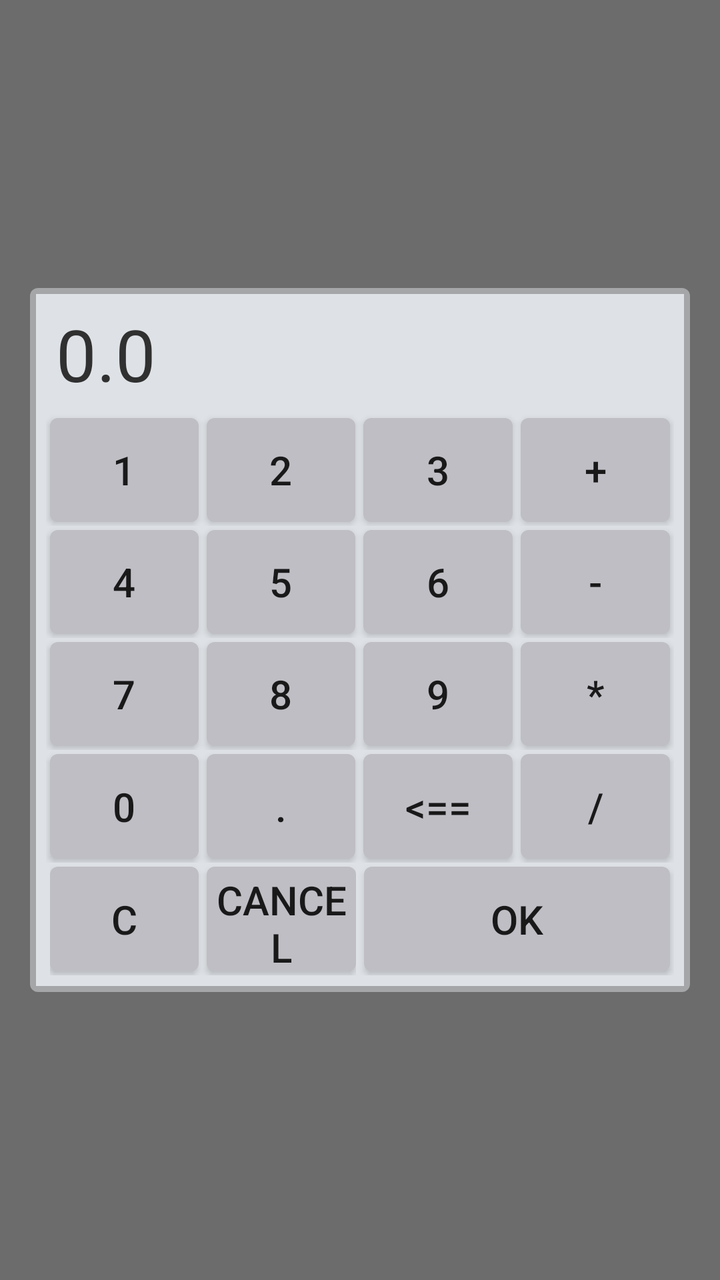
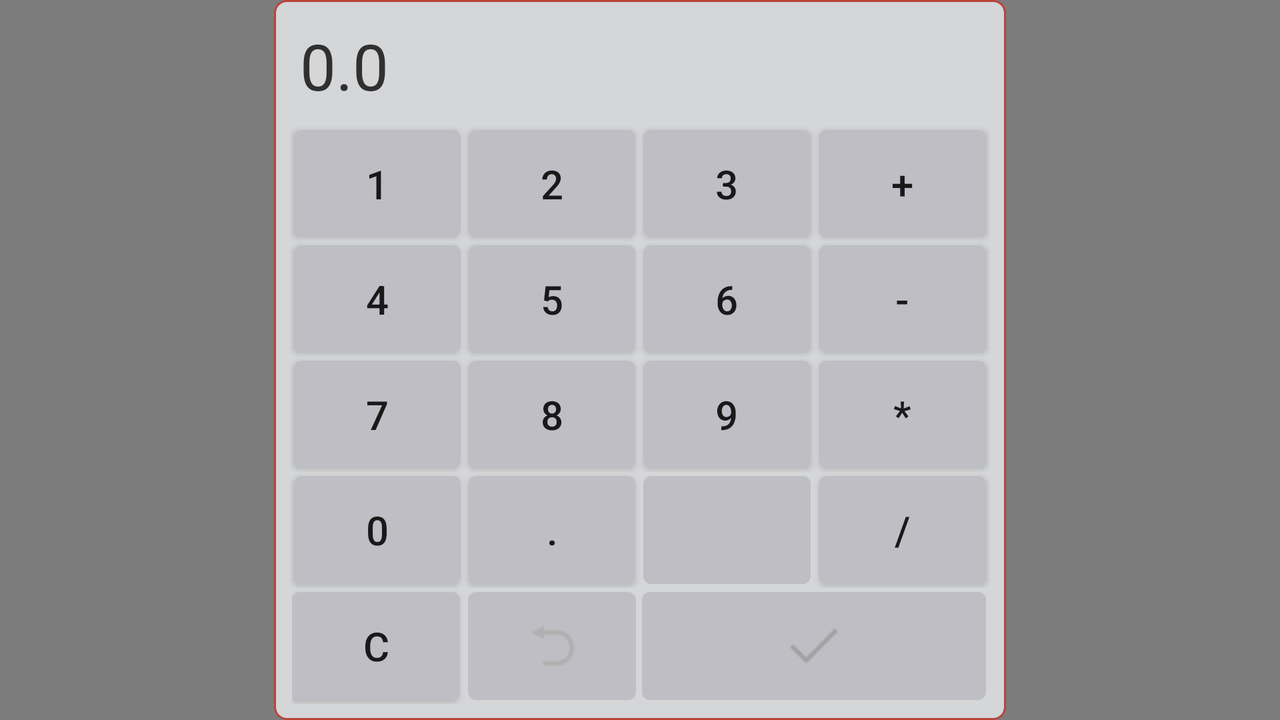

An Android layout and its configuration variant, each rendered on a device that would load it. The default file and the variant file are quoted in full after the pictures.
<!-- AndroidManifest.xml: application theme AppTheme -->
<!-- res/layout/dollar_amount_picker.xml -->
<?xml version="1.0" encoding="utf-8"?>
<LinearLayout xmlns:android="http://schemas.android.com/apk/res/android"
    android:layout_width="match_parent"
    android:layout_height="match_parent"
    android:background="@color/dialog_bg_color"
    android:gravity="center"
    android:orientation="vertical"
    android:weightSum="100">

    <LinearLayout
        android:layout_width="match_parent"
        android:layout_height="0dp"
        android:layout_marginLeft="15dp"
        android:layout_marginRight="15dp"
        android:layout_weight="55"
        android:background="@drawable/dialog_row_bgd"
        android:gravity="center_horizontal"
        android:orientation="vertical"
        android:padding="3dp">

        <LinearLayout
            android:layout_width="match_parent"
            android:layout_height="match_parent"
            android:background="@color/base_fgd_color"
            android:gravity="center_vertical"
            android:orientation="vertical"
            android:padding="5dp">

            <LinearLayout
                android:layout_width="match_parent"
                android:layout_height="wrap_content"
                android:gravity="center|left"
                android:orientation="horizontal"
                android:paddingBottom="5dp"
                android:paddingLeft="5dp">

                <TextView
                    android:id="@+id/value"
                    android:layout_width="match_parent"
                    android:layout_height="50dp"
                    android:gravity="center_vertical"
                    android:text="0.0"
                    android:textColor="@color/base_text_color"
                    android:textSize="36dp" />
            </LinearLayout>

            <LinearLayout
                android:layout_width="match_parent"
                android:layout_height="0dp"
                android:layout_weight="1.8"
                android:orientation="vertical">

                <LinearLayout
                    android:layout_width="fill_parent"
                    android:layout_height="0dp"
                    android:layout_weight="1.5"
                    android:orientation="horizontal">

                    <Button
                        android:id="@+id/b1"
                        style="@style/setTimeButtons"
                        android:text="1" />

                    <Button
                        android:id="@+id/b2"
                        style="@style/setTimeButtons"
                        android:text="2" />

                    <Button
                        android:id="@+id/b3"
                        style="@style/setTimeButtons"
                        android:text="3" />

                    <Button
                        android:id="@+id/plus"
                        style="@style/setTimeButtons"
                        android:text="+" />
                </LinearLayout>

                <LinearLayout
                    android:layout_width="fill_parent"
                    android:layout_height="0dp"
                    android:layout_weight="1.5"
                    android:orientation="horizontal">

                    <Button
                        android:id="@+id/b4"
                        style="@style/setTimeButtons"
                        android:text="4" />

                    <Button
                        android:id="@+id/b5"
                        style="@style/setTimeButtons"
                        android:text="5" />

                    <Button
                        android:id="@+id/b6"
                        style="@style/setTimeButtons"
                        android:text="6" />

                    <Button
                        android:id="@+id/minus"
                        style="@style/setTimeButtons"
                        android:text="-" />
                </LinearLayout>

                <LinearLayout
                    android:layout_width="fill_parent"
                    android:layout_height="0dp"
                    android:layout_weight="1.5"
                    android:orientation="horizontal">

                    <Button
                        android:id="@+id/b7"
                        style="@style/setTimeButtons"
                        android:text="7" />

                    <Button
                        android:id="@+id/b8"
                        style="@style/setTimeButtons"
                        android:text="8" />

                    <Button
                        android:id="@+id/b9"
                        style="@style/setTimeButtons"
                        android:text="9" />

                    <Button
                        android:id="@+id/multiply"
                        style="@style/setTimeButtons"
                        android:text="*" />
                </LinearLayout>

                <LinearLayout
                    android:layout_width="fill_parent"
                    android:layout_height="0dp"
                    android:layout_weight="1.5"
                    android:orientation="horizontal">

                    <Button
                        android:id="@+id/b0"
                        style="@style/setTimeButtons"
                        android:text="0" />

                    <Button
                        android:id="@+id/dot"
                        style="@style/setTimeButtons"
                        android:text="." />

                    <Button
                        android:id="@+id/backspace"
                        style="@style/setTimeButtons"
                        android:text="&lt;==" />

                    <Button
                        android:id="@+id/divide"
                        style="@style/setTimeButtons"
                        android:text="/" />
                </LinearLayout>

                <LinearLayout
                    android:layout_width="fill_parent"
                    android:layout_height="0dp"
                    android:layout_weight="1.5"
                    android:orientation="horizontal">

                    <LinearLayout
                        android:layout_width="0dp"
                        android:layout_height="match_parent"
                        android:layout_marginLeft="2dp"
                        android:layout_marginRight="2dp"
                        android:layout_weight="1"
                        android:orientation="horizontal">

                        <Button
                            android:id="@+id/clear"
                            style="@style/setTimeButtonsTBRmargin"
                            android:text="C" />

                        <Button
                            android:id="@+id/cancel"
                            style="@style/setTimeButtonsTBLmargin"
                            android:text="@android:string/cancel" />
                    </LinearLayout>

                    <Button
                        android:id="@+id/ok"
                        style="@style/setTimeActionButtons"
                        android:layout_weight="1"
                        android:text="@android:string/ok" />
                </LinearLayout>
            </LinearLayout>
        </LinearLayout>
    </LinearLayout>
</LinearLayout>
<!-- resources referenced by this layout -->
<resources>
  <color name="base_fgd_color">#dee2e6</color>
  <color name="base_text_color">#303030</color>
  <color name="dialog_bg_color">#90000000</color>
  <!-- drawable dialog_row_bgd (drawable) -->
  <shape xmlns:android="http://schemas.android.com/apk/res/android"
      android:shape="rectangle" >
  
      <solid android:color="#ffa4a6a8" />
  
      <padding
          android:bottom="2dp"
          android:left="2dp"
          android:right="2dp"
          android:top="2dp" />
  
      <corners android:radius="4dp" />
  
  </shape>
  <style name="setTimeActionButtons">
          <item name="android:layout_width">0dp</item>
          <item name="android:layout_height">fill_parent</item>
          <item name="android:layout_margin">2dp</item>
          <item name="android:paddingTop">3dp</item>
          <item name="android:paddingBottom">3dp</item>
          <item name="android:layout_weight">1</item>
          <item name="android:background">@drawable/btn_selector</item>
          <item name="android:textSize">20sp</item>
      </style>
  <style name="setTimeButtons">
          <item name="android:layout_width">0dp</item>
          <item name="android:layout_height">fill_parent</item>
          <item name="android:layout_margin">2dp</item>
          <item name="android:paddingTop">3dp</item>
          <item name="android:paddingBottom">3dp</item>
          <item name="android:layout_weight">1</item>
          <item name="android:background">@drawable/btn_selector</item>
          <item name="android:textSize">20sp</item>
      </style>
  <style name="setTimeButtonsTBRmargin">
          <item name="android:layout_width">0dp</item>
          <item name="android:layout_height">fill_parent</item>
          <item name="android:layout_marginTop">2dp</item>
          <item name="android:layout_marginBottom">2dp</item>
          <item name="android:layout_marginLeft">0dp</item>
          <item name="android:layout_marginRight">2dp</item>
          <item name="android:paddingTop">3dp</item>
          <item name="android:paddingBottom">3dp</item>
          <item name="android:layout_weight">1</item>
          <item name="android:background">@drawable/btn_selector</item>
          <item name="android:textSize">20sp</item>
      </style>
  <style name="AppTheme" parent="Theme.AppCompat.Light.DarkActionBar">
          
      </style>
  <!-- drawable btn_selector (drawable) -->
  <?xml version="1.0" encoding="utf-8"?>
  <selector xmlns:android="http://schemas.android.com/apk/res/android">
  
      <item android:drawable="@drawable/btn_shape_pressed" android:state_pressed="true"/>
      <item android:drawable="@drawable/btn_shape_pressed" android:state_selected="true"/>
      <item android:drawable="@drawable/btn_shape_released"/>
  
  </selector>
  <!-- drawable btn_shape_pressed (drawable) -->
  <shape xmlns:android="http://schemas.android.com/apk/res/android"
      android:shape="rectangle" >
  
      <solid android:color="@color/pressed_btn_background" />
  
      <padding
          android:bottom="2dp"
          android:left="2dp"
          android:right="2dp"
          android:top="2dp" />
  
      <corners android:radius="4dp" />
  
  </shape>
  <!-- drawable btn_shape_released (drawable) -->
  <shape xmlns:android="http://schemas.android.com/apk/res/android"
      android:shape="rectangle" >
  
      <solid android:color="@color/released_btn_background" />
  
      <padding
          android:bottom="2dp"
          android:left="2dp"
          android:right="2dp"
          android:top="2dp" />
  
      <corners android:radius="4dp" />
  
  </shape>
  <color name="pressed_btn_background">#9e9ea4</color>
  <color name="released_btn_background">#bebec4</color>
</resources>
<!-- res/layout-land/dollar_amount_picker.xml (the author's variant of the layout above) -->
<!-- drawn on the phone turned sideways -->
<?xml version="1.0" encoding="utf-8"?>
<LinearLayout xmlns:android="http://schemas.android.com/apk/res/android"
    android:layout_width="match_parent"
    android:layout_height="match_parent"
    android:background="@color/dollar_amount_picker_bg_color"
    android:gravity="center"
    android:orientation="horizontal"
    android:weightSum="100">

    <LinearLayout
        android:id="@+id/pickerBgdView"
        android:layout_width="0dp"
        android:layout_height="match_parent"
        android:layout_marginLeft="15dp"
        android:layout_marginRight="15dp"
        android:layout_weight="60"
        android:background="@drawable/dollar_amount_picker_bgd"
        android:gravity="center_horizontal"
        android:orientation="vertical"
        android:padding="8dp">

        <LinearLayout
            android:layout_width="match_parent"
            android:layout_height="wrap_content"
            android:gravity="center|left"
            android:orientation="horizontal"
            android:paddingBottom="5dp"
            android:paddingLeft="5dp">

            <TextView
                android:id="@+id/value"
                android:layout_width="match_parent"
                android:layout_height="50dp"
                android:gravity="center_vertical"
                android:text="0.0"
                android:textColor="@color/base_text_color"
                android:textSize="32dp" />
        </LinearLayout>

        <LinearLayout
            android:layout_width="match_parent"
            android:layout_height="0dp"
            android:layout_weight="1.8"
            android:orientation="vertical">

            <LinearLayout
                android:layout_width="fill_parent"
                android:layout_height="0dp"
                android:layout_weight="1.5"
                android:orientation="horizontal">

                <Button
                    android:id="@+id/b1"
                    style="@style/setTimeButtons"
                    android:text="1" />

                <Button
                    android:id="@+id/b2"
                    style="@style/setTimeButtons"
                    android:text="2" />

                <Button
                    android:id="@+id/b3"
                    style="@style/setTimeButtons"
                    android:text="3" />

                <Button
                    android:id="@+id/plus"
                    style="@style/setTimeButtons"
                    android:text="+" />
            </LinearLayout>

            <LinearLayout
                android:layout_width="fill_parent"
                android:layout_height="0dp"
                android:layout_weight="1.5"
                android:orientation="horizontal">

                <Button
                    android:id="@+id/b4"
                    style="@style/setTimeButtons"
                    android:text="4" />

                <Button
                    android:id="@+id/b5"
                    style="@style/setTimeButtons"
                    android:text="5" />

                <Button
                    android:id="@+id/b6"
                    style="@style/setTimeButtons"
                    android:text="6" />

                <Button
                    android:id="@+id/minus"
                    style="@style/setTimeButtons"
                    android:text="-" />
            </LinearLayout>

            <LinearLayout
                android:layout_width="fill_parent"
                android:layout_height="0dp"
                android:layout_weight="1.5"
                android:orientation="horizontal">

                <Button
                    android:id="@+id/b7"
                    style="@style/setTimeButtons"
                    android:text="7" />

                <Button
                    android:id="@+id/b8"
                    style="@style/setTimeButtons"
                    android:text="8" />

                <Button
                    android:id="@+id/b9"
                    style="@style/setTimeButtons"
                    android:text="9" />

                <Button
                    android:id="@+id/multiply"
                    style="@style/setTimeButtons"
                    android:text="*" />
            </LinearLayout>

            <LinearLayout
                android:layout_width="fill_parent"
                android:layout_height="0dp"
                android:layout_weight="1.5"
                android:orientation="horizontal">

                <Button
                    android:id="@+id/b0"
                    style="@style/setTimeButtons"
                    android:text="0" />

                <Button
                    android:id="@+id/dot"
                    style="@style/setTimeButtons"
                    android:text="." />

                <ImageButton
                    android:id="@+id/backspace"
                    style="@style/setTimeButtons"
                    android:src="@drawable/ic_action_backspace" />

                <Button
                    android:id="@+id/divide"
                    style="@style/setTimeButtons"
                    android:text="/" />
            </LinearLayout>

            <LinearLayout
                android:layout_width="fill_parent"
                android:layout_height="0dp"
                android:layout_weight="1.5"
                android:orientation="horizontal">

                <LinearLayout
                    android:layout_width="0dp"
                    android:layout_height="match_parent"
                    android:layout_marginLeft="1dp"
                    android:layout_marginRight="1dp"
                    android:layout_weight="1"
                    android:orientation="horizontal">

                    <Button
                        android:id="@+id/clear"
                        style="@style/setTimeButtonsTBRmargin"
                        android:text="C" />

                    <ImageButton
                        android:id="@+id/cancel"
                        style="@style/setTimeButtonsTBLmargin"
                        android:src="@drawable/ic_action_undo" />
                </LinearLayout>

                <ImageButton
                    android:id="@+id/ok"
                    style="@style/setTimeActionButtons"
                    android:layout_weight="1"
                    android:src="@drawable/ic_action_accept" />
            </LinearLayout>
        </LinearLayout>
    </LinearLayout>
</LinearLayout>
<!-- resources referenced by the variant -->
<!-- as the phone turned sideways resolves them -->
<resources>
  <color name="base_text_color">#303030</color>
  <color name="dollar_amount_picker_bg_color">#80000000</color>
  <!-- drawable dollar_amount_picker_bgd (drawable) -->
  <shape xmlns:android="http://schemas.android.com/apk/res/android"
      android:shape="rectangle">
  
      <solid android:color="#ffd4d6d8" />
  
      <padding
          android:bottom="2dp"
          android:left="2dp"
          android:right="2dp"
          android:top="2dp" />
  
      <corners android:radius="6dp" />
  
      <stroke
          android:width="1dp"
          android:color="@color/base_red" />
  </shape>
  <style name="setTimeActionButtons">
          <item name="android:layout_width">0dp</item>
          <item name="android:layout_height">fill_parent</item>
          <item name="android:layout_margin">2dp</item>
          <item name="android:paddingTop">3dp</item>
          <item name="android:paddingBottom">3dp</item>
          <item name="android:layout_weight">1</item>
          <item name="android:background">@drawable/btn_selector</item>
          <item name="android:textSize">20sp</item>
      </style>
  <style name="setTimeButtons">
          <item name="android:layout_width">0dp</item>
          <item name="android:layout_height">fill_parent</item>
          <item name="android:layout_margin">2dp</item>
          <item name="android:paddingTop">3dp</item>
          <item name="android:paddingBottom">3dp</item>
          <item name="android:layout_weight">1</item>
          <item name="android:background">@drawable/btn_selector</item>
          <item name="android:textSize">20sp</item>
      </style>
  <style name="setTimeButtonsTBRmargin">
          <item name="android:layout_width">0dp</item>
          <item name="android:layout_height">fill_parent</item>
          <item name="android:layout_marginTop">2dp</item>
          <item name="android:layout_marginBottom">2dp</item>
          <item name="android:layout_marginLeft">0dp</item>
          <item name="android:layout_marginRight">2dp</item>
          <item name="android:paddingTop">3dp</item>
          <item name="android:paddingBottom">3dp</item>
          <item name="android:layout_weight">1</item>
          <item name="android:background">@drawable/btn_selector</item>
          <item name="android:textSize">20sp</item>
      </style>
  <style name="AppTheme" parent="Theme.AppCompat.Light.DarkActionBar">
          
      </style>
  <color name="base_red">#bb4238</color>
  <!-- drawable btn_selector (drawable) -->
  <?xml version="1.0" encoding="utf-8"?>
  <selector xmlns:android="http://schemas.android.com/apk/res/android">
  
      <item android:drawable="@drawable/btn_shape_pressed" android:state_pressed="true"/>
      <item android:drawable="@drawable/btn_shape_pressed" android:state_selected="true"/>
      <item android:drawable="@drawable/btn_shape_released"/>
  
  </selector>
  <!-- drawable btn_shape_pressed (drawable) -->
  <shape xmlns:android="http://schemas.android.com/apk/res/android"
      android:shape="rectangle" >
  
      <solid android:color="@color/pressed_btn_background" />
  
      <padding
          android:bottom="2dp"
          android:left="2dp"
          android:right="2dp"
          android:top="2dp" />
  
      <corners android:radius="4dp" />
  
  </shape>
  <!-- drawable btn_shape_released (drawable) -->
  <shape xmlns:android="http://schemas.android.com/apk/res/android"
      android:shape="rectangle" >
  
      <solid android:color="@color/released_btn_background" />
  
      <padding
          android:bottom="2dp"
          android:left="2dp"
          android:right="2dp"
          android:top="2dp" />
  
      <corners android:radius="4dp" />
  
  </shape>
  <color name="pressed_btn_background">#9e9ea4</color>
  <color name="released_btn_background">#bebec4</color>
</resources>
